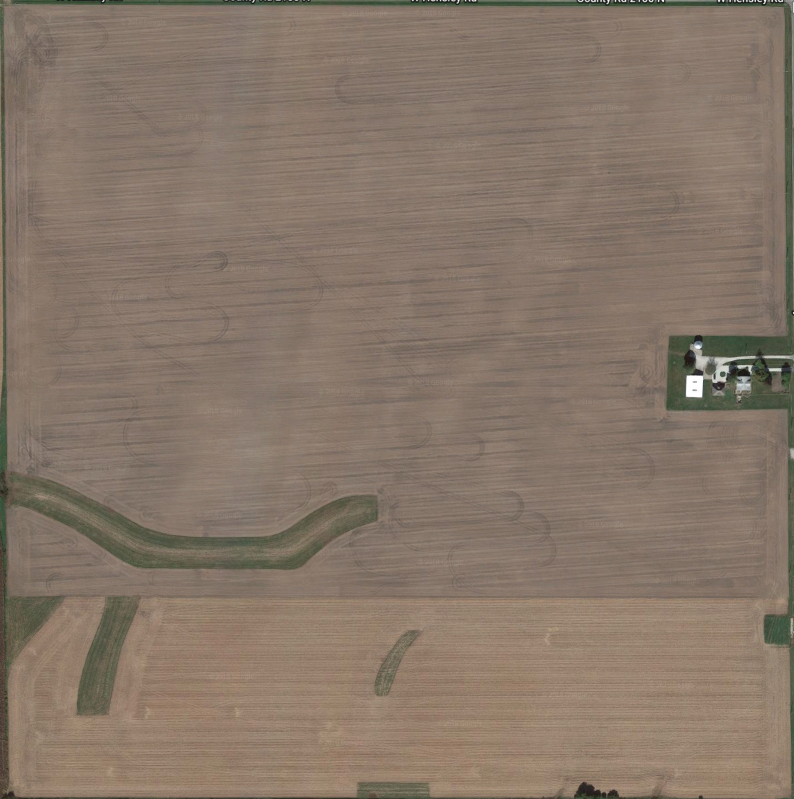
#> input picture dataset/Screenshot from 2019-02-02 13-25-09.png, 1588 x 1598 px (shown at 1/2 size); its folder holds only this picture in this run
$ python nns.py
#> lines starting #> are read from the running program, lines starting #| are printed output that depends on the picture
import cv2
import numpy as np
import matplotlib.pyplot as plt
from skimage.segmentation import slic
from sklearn.cluster import KMeans
import os
from auto_canny import auto_canny

#load in dataset
imageset = []
cannys = []
for file in os.listdir("dataset"):
    if file.endswith(".png"):
        imageset.append(cv2.imread(os.path.join("dataset",file)))

# [7 lines left out: function boost_green, not called in this run]

def get_kmeans_labels(image, K, random_state=0):
    ''' Function to get the K-means labels
        for each pixel in the image
        Args:
            image: [ndarray (M x N x n_channels)] RGB image
            K: [int] number of clusters
        Returns:
            labels: [ndarray (M x N)] label image same
                    width and height as original image
        Hint:
            - Use the KMeans function from sklearn already imported
            - set the number of clusters and random state
            - reshape image array to a img_shape[0]*img_shape[1] x 3 array
              before feeding it to the KMeans
            - remember to reshape the output labels for KMeans.fit()
            - Make sure to try different random_state parameters for KMeans
               and choose the one that you think works best.
    '''
    image = cv2.cvtColor(image, cv2.COLOR_BGR2HSV)
    height = len(image)
    width = len(image[0])
    pixs = [image[i][j] for i in range(height) for j in range(width)]
    #image[y][x] = pixs[540*y + x]
    kclass = KMeans(n_clusters=K,random_state=0)
    kclass.fit(pixs)
    labs = kclass.labels_
    truelabels = np.empty((height,width))
    for i in range(height):
        for j in range(width):
            truelabels[i][j] = labs[width*i + j]
    return truelabels

# [16 lines left out: function get_slic_segmentation, not called in this run]

def colorzones(image,labels,toplabel):
    mask = np.zeros_like(image)
    for i in range(len(mask)):
        for j in range(len(mask[0])):
            if labels[i][j] == toplabel:
                mask[i][j] = 255
    return mask

def getMaskedImage(image):
    #blur image
    blur = cv2.bilateralFilter(image,9,250,250)
    #kmeans image
    kmeans_8_labels  = get_kmeans_labels(blur,  8, 0)
    unique, counts = np.unique(kmeans_8_labels, return_counts=True)
    top2 = np.argsort(counts)[-3:]
    kmeans_8_labels[kmeans_8_labels == top2[1]] = top2[0]
    kmeans_8_labels[kmeans_8_labels == top2[2]] = top2[0]
    mask = colorzones(img,kmeans_8_labels,top2[0])
    mask[np.where((mask==255).all(axis=2))] = [0,255,0]
    final = cv2.addWeighted(image, 1.0, mask,0.25, 0)
    return final

for image in imageset:
    img = cv2.resize(image, (0,0), fx=0.5, fy=0.5)
    m = getMaskedImage(img)
    cv2.imshow('Image and Mask',np.vstack((img,m)))
    cv2.waitKey()
#> this loop made 1 pass
#> (unique in getMaskedImage, counts in getMaskedImage, top2 in getMaskedImage) on pass 1: ([0, 1, 2, 3, 4, 5, 6, 7], [267138, 26923, 80231, 1531, 19178, 62434, 585, 176386], [2, 7, 0])
#> pass 1, `img = cv2.resize(image, (0,0), fx=0.5, fy=0.5)`:
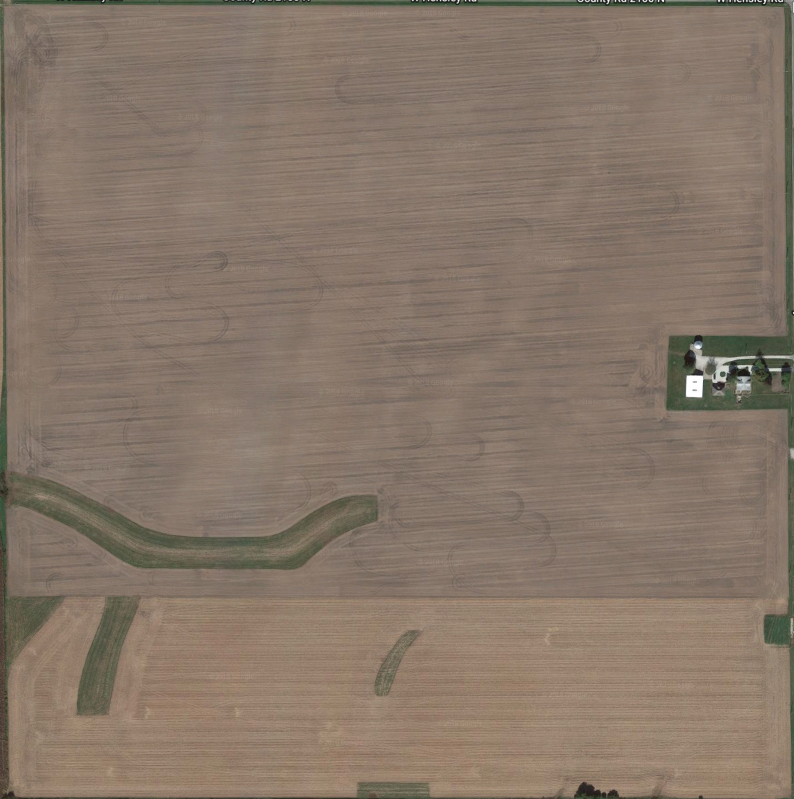
#> img: shape (799, 794, 3); mean B, G, R 104.4, 118.3, 134.7
#> pass 1, in getMaskedImage, `kmeans_8_labels  = get_kmeans_labels(blur,  8, 0)`:
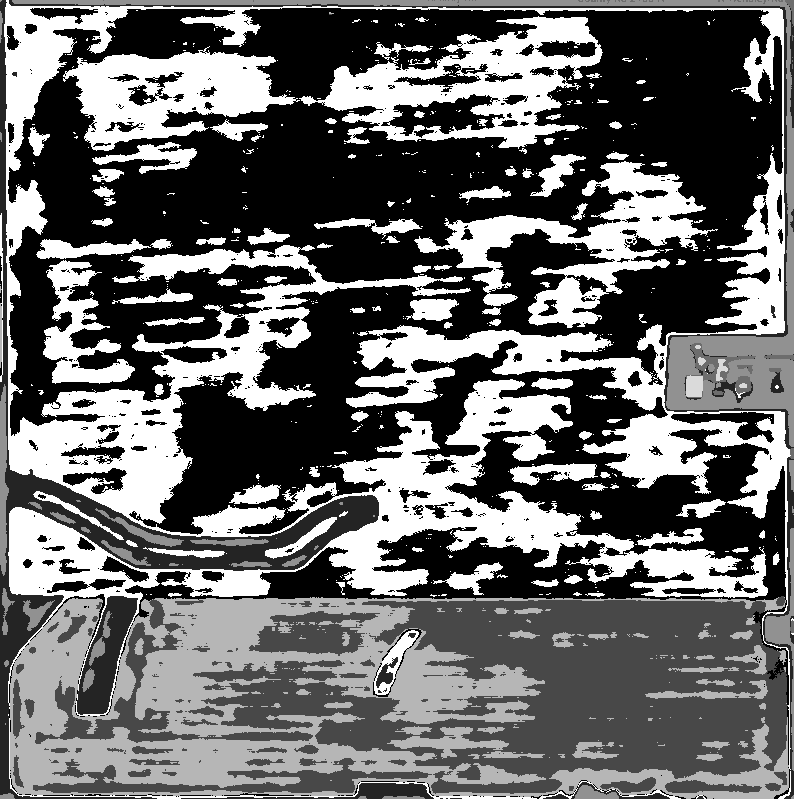
#> kmeans_8_labels: shape (799, 794) float64; min 0, max 7, mean 2.87; drawn with min black and max white

cv2.destroyAllWindows()

$ run again, on dataset/Screenshot from 2019-02-02 13-27-17.png
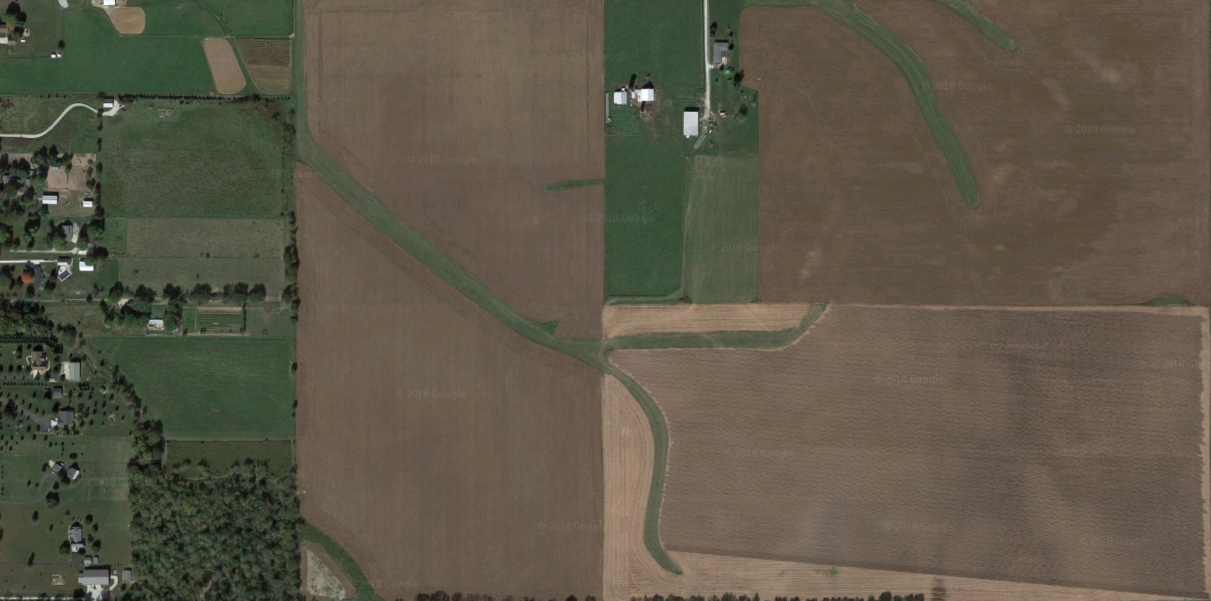
#> input picture dataset/Screenshot from 2019-02-02 13-27-17.png, 2422 x 1202 px (shown at 1/2 size)
#> the loop `for image in imageset:` made 1 pass
#> (unique in getMaskedImage, counts in getMaskedImage, top2 in getMaskedImage) on pass 1: ([0, 1, 2, 3, 4, 5, 6, 7], [224142, 110416, 106980, 4798, 29231, 85515, 124833, 41896], [1, 6, 0])
#> pass 1, `img = cv2.resize(image, (0,0), fx=0.5, fy=0.5)`:
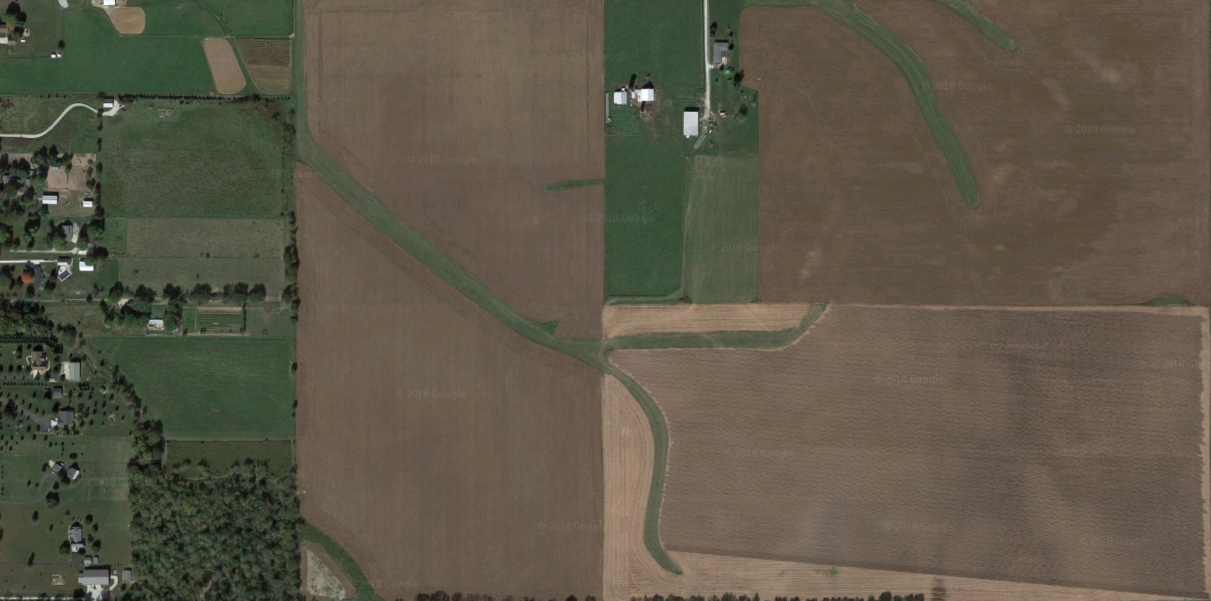
#> img: shape (601, 1211, 3); mean B, G, R 71.6, 86.9, 93.1
#> pass 1, in getMaskedImage, `kmeans_8_labels  = get_kmeans_labels(blur,  8, 0)`:
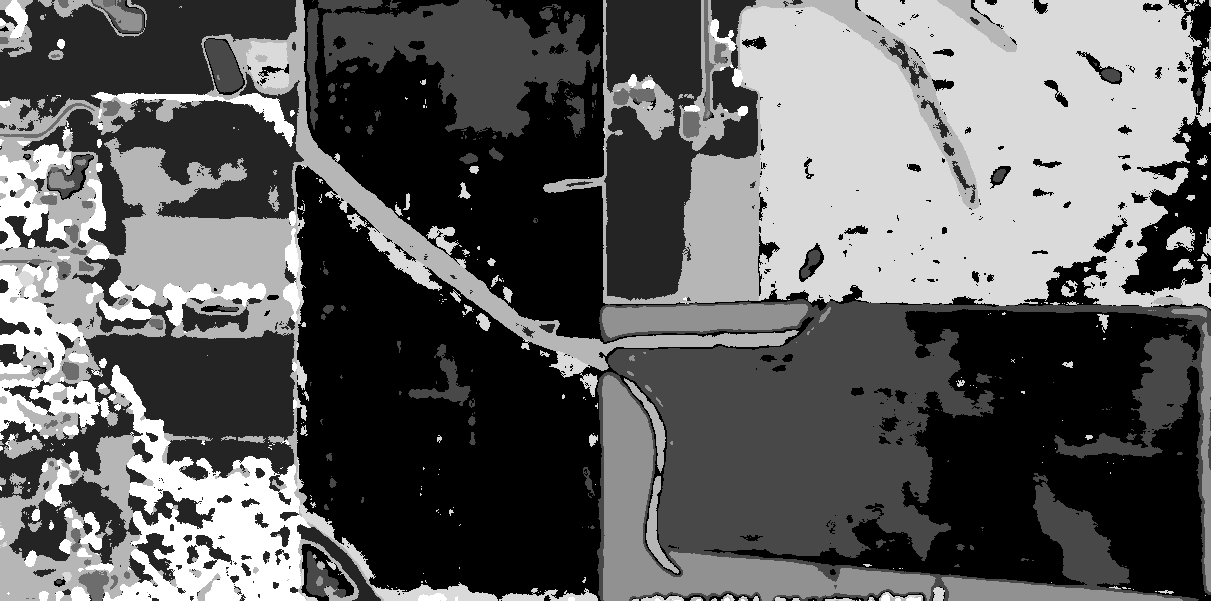
#> kmeans_8_labels: shape (601, 1211) float64; min 0, max 7, mean 2.65; drawn with min black and max white
